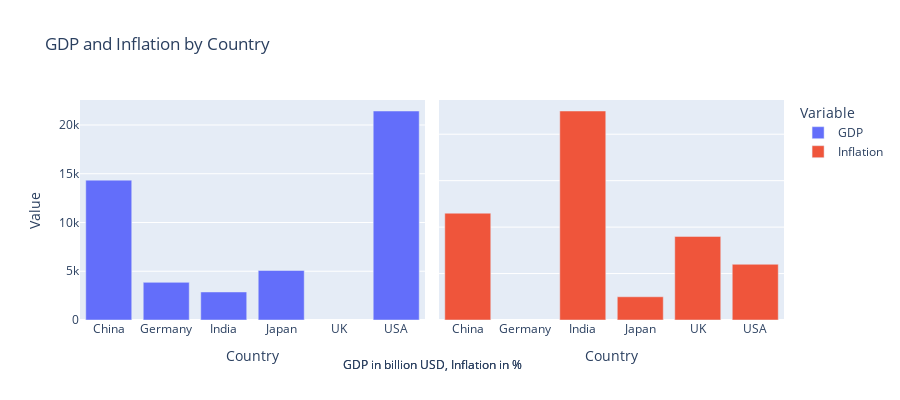

The notebook cell this image was saved under:
### Markdown cell above
### Option 2: Plotly

### Code cell
# Create a faceted bar plot
fig = px.bar(long_data, x='Country', y='Value',
    color='Variable',
    facet_col='Variable',
    title='GDP and Inflation by Country',
    labels={'Value': 'Value', 'Country': 'Country'},
    height=400
)

# Ensure separate scales per facet
fig.update_yaxes(matches=None)

# Update layout
fig.update_layout(
    annotations=[
        dict(
            text='GDP in billion USD, Inflation in %',
            xref='paper', yref='paper',
            x=0.5, y=-0.25,
            showarrow=False
        )
    ]
)

fig.show()

### Figure 1 — Plotly figure (JSON) as saved in the notebook; plotly's stock layout.template omitted (floating-point values rounded to 4 significant figures)
{"data": [{"alignmentgroup": "True", "hovertemplate": "Variable=GDP<br>Country=%{x}<br>Value=%{y}<extra></extra>", "legendgroup": "GDP", "marker": {"color": "#636efa", "pattern": {"shape": ""}}, "name": "GDP", "offsetgroup": "GDP", "orientation": "v", "showlegend": true, "textposition": "auto", "type": "bar", "x": ["China", "Germany", "India", "Japan", "UK", "USA"], "xaxis": "x", "y": [14343, 3861, 2875, 5082, null, 21433], "yaxis": "y"}, {"alignmentgroup": "True", "hovertemplate": "Variable=Inflation<br>Country=%{x}<br>Value=%{y}<extra></extra>", "legendgroup": "Inflation", "marker": {"color": "#EF553B", "pattern": {"shape": ""}}, "name": "Inflation", "offsetgroup": "Inflation", "orientation": "v", "showlegend": true, "textposition": "auto", "type": "bar", "x": ["China", "Germany", "India", "Japan", "UK", "USA"], "xaxis": "x2", "y": [2.3, null, 4.5, 0.5, 1.8, 1.2], "yaxis": "y2"}], "layout": {"annotations": [{"font": {}, "showarrow": false, "text": "GDP in billion USD, Inflation in %", "x": 0.5, "xanchor": "center", "xref": "paper", "y": -0.25, "yanchor": "bottom", "yref": "paper"}, {"font": {}, "showarrow": false, "text": "GDP in billion USD, Inflation in %", "x": 0.5, "xanchor": "center", "xref": "paper", "y": -0.25, "yanchor": "bottom", "yref": "paper"}], "barmode": "relative", "height": 400, "legend": {"title": {"text": "Variable"}, "tracegroupgap": 0}, "title": {"text": "GDP and Inflation by Country"}, "xaxis": {"anchor": "y", "domain": [0, 0.49], "title": {"text": "Country"}}, "xaxis2": {"anchor": "y2", "domain": [0.51, 1], "matches": "x", "title": {"text": "Country"}}, "yaxis": {"anchor": "x", "domain": [0, 1], "title": {"text": "Value"}}, "yaxis2": {"anchor": "x2", "domain": [0, 1], "showticklabels": false}}}
